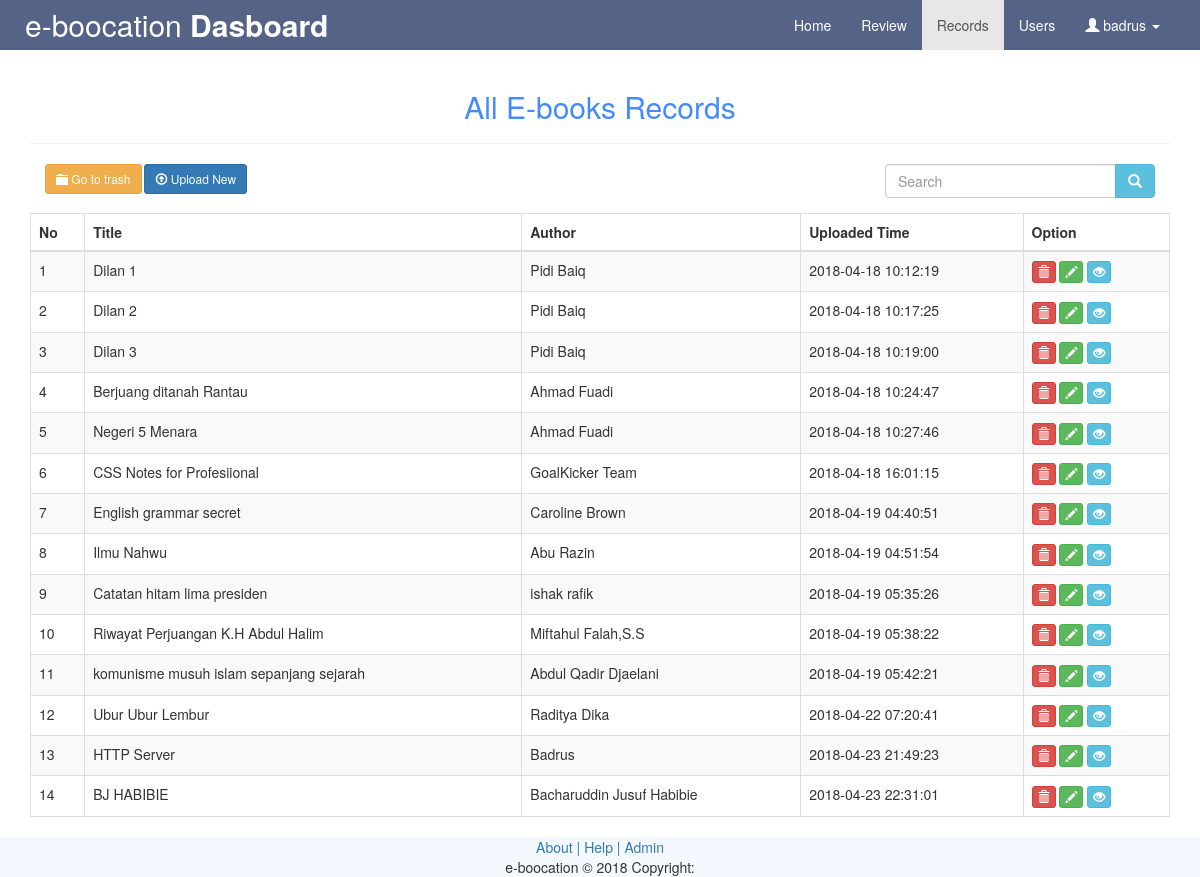
Page /admin/record.php (signed in) on the committed database.
### tables this page shows
CREATE TABLE `ebooks` (
  `id` int(10) NOT NULL AUTO_INCREMENT,
  `title` varchar(100) DEFAULT NULL,
  `author` varchar(50) DEFAULT NULL,
  `year` varchar(4) DEFAULT '-',
  `publisher` varchar(50) DEFAULT '-',
  `category` varchar(20) DEFAULT NULL,
  `description` text,
  `filename` varchar(100) DEFAULT NULL,
  `uploadtime` datetime DEFAULT NULL,
  `approval` enum('0','1') DEFAULT NULL,
  `iduser` int(5) DEFAULT NULL,
  PRIMARY KEY (`id`)
);

### admin/record.php (the view, shortened to what this page needs)
<?php
$level = $_SESSION['status'];
if ($level!='admin'){
 echo "<div style=\"width: 100%; text-align: center;\"><h1>Untuk Mengakses, Anda harus login sebagai admin.</h1>
 <button><a href=\"index.php\">LOGIN</a></button></div>";
}
else{
 ?>
 <!DOCTYPE html>
 <html>
 <head>
  <link rel="stylesheet" href="../aaa/css/bootstrap.min.css">
  <link rel="stylesheet" href="../aaa/css/ownstyle.css">
  <body>
    <nav class="my-navbar navbar navbar-default">
      <div class="container-fluid">
        <div class="navbar-header">
          <a class="mybrand navbar-brand" href="dashboard.php">e-boocation <b>Dasboard</b></a>
        </div>
        <div class="collapse navbar-collapse" id="bs-example-navbar-collapse-1">
          <ul class="mymenu nav navbar-nav navbar-right">
            <li><a href="dashboard.php">Home</a></li>
            <li><a href="review.php">Review</a></li>
            <li class="active"><a href="#">Records</a></li>
            <li><a href="user.php">Users</a></li>
            <li class="dropdown"><a href="#" class="dropdown-toggle" data-toggle="dropdown">
              <i class="glyphicon glyphicon-user"></i> <?php echo $_SESSION['username']; ?> <b class="caret"></b></a>
            </li>
          </ul>
        </div>
      </div>
    </nav>
    <div class="container">
      <h2 style="color: #448aff;text-align: center;">All E-books Records</h2>
      <hr>
      <div class="btn-group" style="margin-bottom: 15px;">
        <div class="col-md-6">
          <a href="ebooktrash.php" class="btn btn-warning btn-sm" role="button"> <span class="glyphicon glyphicon-folder-close"></span> Go to trash</a>
          <a href="../user/upload.php" class="btn btn-primary btn-sm" role="button"> <span class="glyphicon glyphicon-upload"></span> Upload New</a>
        </div>
        <div class="col-md-6 pull-right">
          <form class="form-search" action="record.php" method="post">
            <div id="custom-search-input">
                <div class="input-group col-md-6 pull-right">
                    <input type="text" name="search" class="search-query form-control" placeholder="Search" />
                    <span class="input-group-btn">
                        <button class="btn btn-info" type="submit">
                            <span class="glyphicon glyphicon-search"></span>
                        </button>
                    </span>
                </div>
            </div>
          </form>
        </div>
      </div>
      <table class="table table-striped table-hover table-bordered">
        <thead>
          <tr class="row-name text-center">
            <th>No</th>
            <th>Title</th>
            <th>Author</th>
            <th>Uploaded Time</th>
            <th>Option</th>
          </tr>
        </thead>
        <tbody>
          <?php
          require_once "../koneksi.php";
          if (isset($_POST['search'])){
            $keyword = $_POST['search'];
            $query = mysqli_query($koneksi,"SELECT * FROM ebooks WHERE approval='1' AND (title LIKE '%$keyword%' OR author LIKE '%$keyword%' )");
          } else {
            $query = mysqli_query($koneksi, "SELECT * FROM ebooks WHERE approval='1'");
          }
          $no=1;
          while ($data=mysqli_fetch_array($query)) {
            ?>
            <tr class="row-content">
              <td><?php echo $no++; ?></td>
              <td><?php echo $data['title']; ?></td>
              <td><?php echo $data['author']; ?></td>
              <td><?php echo $data['uploadtime']; ?></td>
              <td>
                <a class="btn btn-danger btn-xs" href="../action.php?act=deleteebook&id=<?php echo $data['id'] ?>" aria-label="Settings">
                  <i class="glyphicon glyphicon-trash" aria-hidden="true"></i>
                </a>
                <a class="btn btn-success btn-xs" href="updateebook.php?id=<?php echo $data['id'] ?>" aria-label="Settings">
                  <i class="glyphicon glyphicon-pencil" aria-hidden="true"></i>
                </a>
                <a class="btn btn-info btn-xs" href="viewpdf.php?id=<?php echo $data['id'] ?>" aria-label="Settings">
                  <i class="glyphicon glyphicon-eye-open" aria-hidden="true"></i>
                </a>
              </td>
            </tr>
            <?php } ?>
          </tbody>
        </table>
      </div>
      <div class="footer" style="background-color: #f4f8ff;">
        <div class="container">
          <div class="text-center">
            <a href="../about" target="_blank"> About |</a>
            <a href="https://mail.google.com/mail/u/0/?view=cm&fs=1&tf=1&to=badrus@unida.gontor.ac.id&subject=bantuan&body=saya ingin bertanya tentang" target="_blank"> Help |</a>
            <a href="dashboard.php"> Admin </a><br> e-boocation &copy; 2018 Copyright:
          </div>
        </div>
      </div>
    </body>
    </html>
    <?php } ?>

### aaa/css/ownstyle.css (style rules this page uses)
.my-navbar { background-color: #546386; border-radius: 0; border: 0; padding: 0px 10px 0px 10px; }
.my-navbar .mybrand { color: white; font-size: 30px; }
.my-navbar .mymenu li a { color: white; }

### rows in the picture
ebooks: title "Dilan 1", author "Pidi Baiq", uploadtime "2018-04-18 10:12:19"
ebooks: title "Dilan 2", author "Pidi Baiq", uploadtime "2018-04-18 10:17:25"
ebooks: title "Dilan 3", author "Pidi Baiq", uploadtime "2018-04-18 10:19:00"
ebooks: title "Berjuang ditanah Rantau", author "Ahmad Fuadi", uploadtime "2018-04-18 10:24:47"
ebooks: title "Negeri 5 Menara", author "Ahmad Fuadi", uploadtime "2018-04-18 10:27:46"
ebooks: title "CSS Notes for Profesiional", author "GoalKicker Team", uploadtime "2018-04-18 16:01:15"
ebooks: title "English grammar secret", author "Caroline Brown", uploadtime "2018-04-19 04:40:51"
ebooks: title "Ilmu Nahwu", author "Abu Razin", uploadtime "2018-04-19 04:51:54"
ebooks: title "Catatan hitam lima presiden", author "ishak rafik", uploadtime "2018-04-19 05:35:26"
ebooks: title "Riwayat Perjuangan K.H Abdul Halim", author "Miftahul Falah,S.S", uploadtime "2018-04-19 05:38:22"
ebooks: title "komunisme musuh islam sepanjang sejarah", author "Abdul Qadir Djaelani", uploadtime "2018-04-19 05:42:21"
ebooks: title "Ubur Ubur Lembur", author "Raditya Dika", uploadtime "2018-04-22 07:20:41"
ebooks: title "HTTP Server", author "Badrus", uploadtime "2018-04-23 21:49:23"
ebooks: title "BJ HABIBIE", author "Bacharuddin Jusuf Habibie", uploadtime "2018-04-23 22:31:01"

### other values in the picture
$_SESSION['username'] "badrus"
